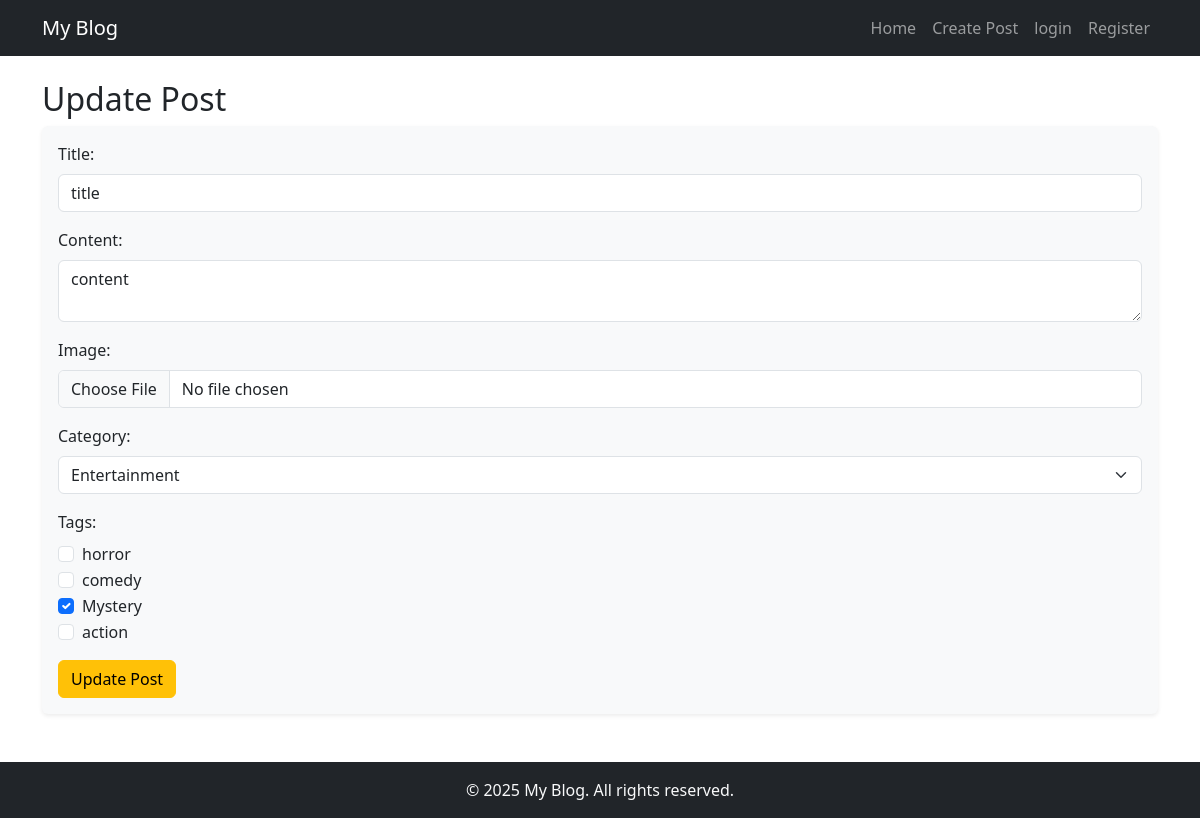
The page /update_post/3 (signed in) on the database its author committed.
### post/models.py (models this page shows, shortened)
class Post(models.Model):
    user = models.ForeignKey(User, on_delete=models.CASCADE, default=1)
    title = models.CharField(max_length=255)
    content = models.TextField()
    image = models.ImageField(upload_to='post_images/', blank=True, null=True)
    category = models.ForeignKey(Category, on_delete=models.CASCADE)
    tags = models.ManyToManyField(Tag)
    created_at = models.DateTimeField(auto_now_add=True)

class Category(models.Model):
    name = models.CharField(max_length=100,unique=True)
    class Meta:
        verbose_name="Categorie"

class Tag(models.Model):
    name = models.CharField(max_length=100, unique=True)

### post/views.py (the view, shortened to what this page needs)
# urls.py: path('update_post/<int:id>', update_post, name='update_post'),
def update_post(request, id):
    categories = Category.objects.all()
    tags = Tag.objects.all()
    post = get_object_or_404(Post, id=id)
    if request.user != post.user:
        return HttpResponse('You are not allowed to update this post')
    return render(request, 'post/update_post.html', {'categories': categories, 'tags': tags, "post": post})

### post/templates/post/update_post.html (shortened to what this page needs)
{% extends 'base.html' %}
{% block content %}
    <h2>Update Post</h2>
    <form method="POST" enctype="multipart/form-data" class="p-3 shadow-sm bg-light rounded">
        <div class="mb-3">
            <label class="form-label">Title:</label>
            <input type="text" name="title" class="form-control" value="{{ post.title }}" required>
        </div>
        <div class="mb-3">
            <label class="form-label">Content:</label>
            <textarea name="content" class="form-control" required>{{ post.content }}</textarea>
        </div>
        <div class="mb-3">
            <label class="form-label">Image:</label>
            <input type="file" name="image" class="form-control">
        </div>
        <div class="mb-3">
            <label class="form-label">Category:</label>
            <select name="category" class="form-select">
                {% for category in categories %}
                    <option value="{{ category.id }}" {% if category == post.category %}selected{% endif %}>
                        {{ category.name }}
                    </option>
                {% endfor %}
            </select>
        </div>
        <div class="mb-3">
            <label class="form-label">Tags:</label>
            {% for tag in tags %}
                <div class="form-check">
                    <input class="form-check-input" type="checkbox" name="tags" value="{{ tag.id }}" {% if tag in post.tags.all %}checked{% endif %}>
                    <label class="form-check-label">{{ tag.name }}</label>
                </div>
            {% endfor %}
        </div>
        <button type="submit" class="btn btn-warning">Update Post</button>
    </form>
{% endblock %}

### rows shown on the page
Post: title "title", content "content", category "Entertainment"
Tag: name "horror"
Tag: name "comedy"
Tag: tags "☑", name "Mystery"
Tag: name "action"
